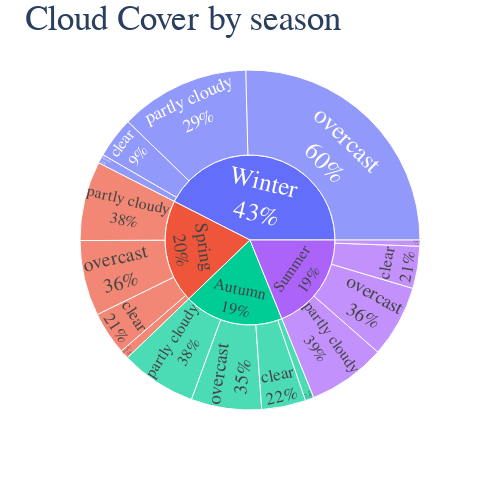

Here is the notebook cell this chart was saved with:
### Code cell
season_cloud_fig = px.sunburst(data, path = ["Season", "Cloud Cover"])
season_cloud_fig.update_traces(textinfo = "label + percent parent")
season_cloud_fig.update_layout(title = "Cloud Cover by season",
                               font = {'size' : 25, 'family' : 'Serif'},
                               width = 500, height = 500)
season_cloud_fig.show()

### Figure 1 — Plotly figure (JSON) as saved in the notebook; plotly's stock layout.template omitted (floating-point values rounded to 4 significant figures)
{"data": [{"branchvalues": "total", "domain": {"x": [0, 1], "y": [0, 1]}, "hovertemplate": "labels=%{label}<br>count=%{value}<br>parent=%{parent}<br>id=%{id}<extra></extra>", "ids": ["Winter/partly cloudy", "Spring/partly cloudy", "Spring/clear", "Winter/overcast", "Summer/overcast", "Winter/clear", "Autumn/clear", "Autumn/partly cloudy", "Summer/partly cloudy", "Autumn/overcast", "Summer/clear", "Spring/overcast", "Autumn/cloudy", "Spring/cloudy", "Winter/cloudy", "Summer/cloudy", "Winter", "Spring", "Summer", "Autumn"], "labels": ["partly cloudy", "partly cloudy", "clear", "overcast", "overcast", "clear", "clear", "partly cloudy", "partly cloudy", "overcast", "clear", "overcast", "cloudy", "cloudy", "cloudy", "cloudy", "Winter", "Spring", "Summer", "Autumn"], "name": "", "parents": ["Winter", "Spring", "Spring", "Winter", "Summer", "Winter", "Autumn", "Autumn", "Summer", "Autumn", "Summer", "Spring", "Autumn", "Spring", "Winter", "Summer", "", "", "", ""], "textinfo": "label+percent parent", "type": "sunburst", "values": [1630, 997, 541, 3353, 905, 513, 555, 953, 980, 884, 530, 948, 108, 112, 114, 77, 5610, 2598, 2492, 2500]}], "layout": {"font": {"family": "Serif", "size": 25}, "height": 500, "legend": {"tracegroupgap": 0}, "margin": {"t": 60}, "title": {"text": "Cloud Cover by season"}, "width": 500}}
